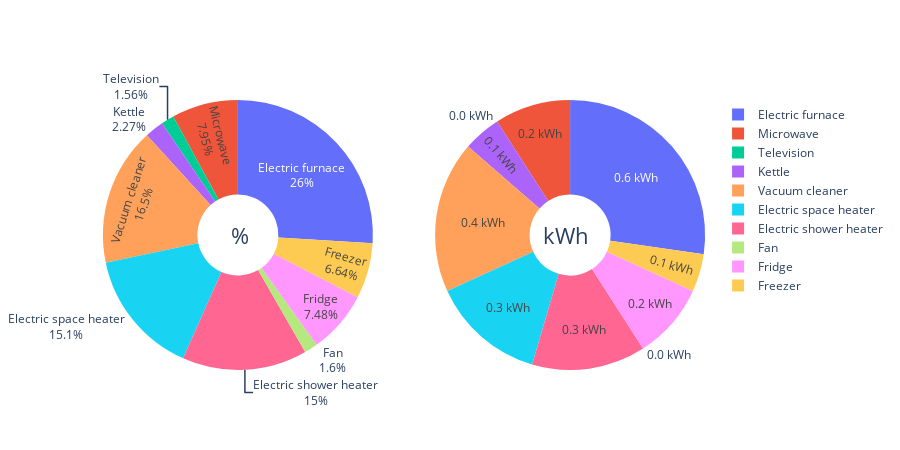
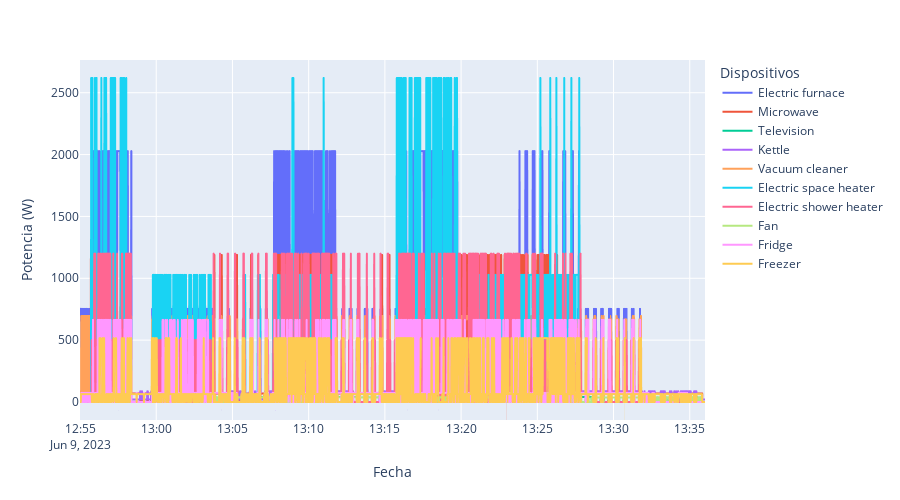

The notebook cell saved with these charts, in order:
### Code cell
#llamada a la función
report()

### Figure 1 — Plotly figure (JSON) as saved in the notebook; plotly's stock layout.template omitted (floating-point values rounded to 4 significant figures)
{"data": [{"domain": {"x": [0, 0.45], "y": [0, 1]}, "hole": 0.3, "hoverinfo": "label+percent+name", "labels": ["Electric furnace", "Microwave", "Television", "Kettle", "Vacuum cleaner", "Electric space heater", "Electric shower heater", "Fan", "Fridge", "Freezer"], "name": "Porcentaje", "sort": false, "textinfo": "label+percent", "type": "pie", "values": [0.2597, 0.07948, 0.01556, 0.02271, 0.1651, 0.1505, 0.1497, 0.01595, 0.0748, 0.06641]}, {"domain": {"x": [0.55, 1], "y": [0, 1]}, "hole": 0.3, "hoverinfo": "label+value+name", "labels": ["Electric furnace", "Microwave", "Television", "Kettle", "Vacuum cleaner", "Electric space heater", "Electric shower heater", "Fan", "Fridge", "Freezer"], "name": "Energía", "sort": false, "textinfo": "label+value", "texttemplate": "%{value:.1f} kWh", "type": "pie", "values": [0.6, 0.2, 0, 0.1, 0.4, 0.3, 0.3, 0, 0.2, 0.1]}], "layout": {"annotations": [{"font": {"size": 22}, "showarrow": false, "text": "%", "x": 0.21, "y": 0.5}, {"font": {"size": 22}, "showarrow": false, "text": "kWh", "x": 0.81, "y": 0.5}], "height": 450, "width": 900}}

### Figure 2 — Plotly figure (JSON) as saved in the notebook; plotly's stock layout.template omitted (floating-point values rounded to 4 significant figures; data arrays with more than 128 entries replaced by an {"elided": "..."} marker saying what was removed)
{"data": [{"hovertemplate": "Dispositivos=Electric furnace<br>Fecha=%{x}<br>Potencia (W)=%{y}<extra></extra>", "legendgroup": "Electric furnace", "line": {"color": "#636efa", "dash": "solid"}, "marker": {"symbol": "circle"}, "mode": "lines", "name": "Electric furnace", "showlegend": true, "type": "scattergl", "x": {"elided": "2461 str values"}, "xaxis": "x", "y": {"elided": "2461 int values"}, "yaxis": "y"}, {"hovertemplate": "Dispositivos=Microwave<br>Fecha=%{x}<br>Potencia (W)=%{y}<extra></extra>", "legendgroup": "Microwave", "line": {"color": "#EF553B", "dash": "solid"}, "marker": {"symbol": "circle"}, "mode": "lines", "name": "Microwave", "showlegend": true, "type": "scattergl", "x": {"elided": "2461 str values"}, "xaxis": "x", "y": {"elided": "2461 int values"}, "yaxis": "y"}, {"hovertemplate": "Dispositivos=Television<br>Fecha=%{x}<br>Potencia (W)=%{y}<extra></extra>", "legendgroup": "Television", "line": {"color": "#00cc96", "dash": "solid"}, "marker": {"symbol": "circle"}, "mode": "lines", "name": "Television", "showlegend": true, "type": "scattergl", "x": {"elided": "2461 str values"}, "xaxis": "x", "y": {"elided": "2461 int values"}, "yaxis": "y"}, {"hovertemplate": "Dispositivos=Kettle<br>Fecha=%{x}<br>Potencia (W)=%{y}<extra></extra>", "legendgroup": "Kettle", "line": {"color": "#ab63fa", "dash": "solid"}, "marker": {"symbol": "circle"}, "mode": "lines", "name": "Kettle", "showlegend": true, "type": "scattergl", "x": {"elided": "2461 str values"}, "xaxis": "x", "y": {"elided": "2461 int values"}, "yaxis": "y"}, {"hovertemplate": "Dispositivos=Vacuum cleaner<br>Fecha=%{x}<br>Potencia (W)=%{y}<extra></extra>", "legendgroup": "Vacuum cleaner", "line": {"color": "#FFA15A", "dash": "solid"}, "marker": {"symbol": "circle"}, "mode": "lines", "name": "Vacuum cleaner", "showlegend": true, "type": "scattergl", "x": {"elided": "2461 str values"}, "xaxis": "x", "y": {"elided": "2461 int values"}, "yaxis": "y"}, {"hovertemplate": "Dispositivos=Electric space heater<br>Fecha=%{x}<br>Potencia (W)=%{y}<extra></extra>", "legendgroup": "Electric space heater", "line": {"color": "#19d3f3", "dash": "solid"}, "marker": {"symbol": "circle"}, "mode": "lines", "name": "Electric space heater", "showlegend": true, "type": "scattergl", "x": {"elided": "2461 str values"}, "xaxis": "x", "y": {"elided": "2461 int values"}, "yaxis": "y"}, {"hovertemplate": "Dispositivos=Electric shower heater<br>Fecha=%{x}<br>Potencia (W)=%{y}<extra></extra>", "legendgroup": "Electric shower heater", "line": {"color": "#FF6692", "dash": "solid"}, "marker": {"symbol": "circle"}, "mode": "lines", "name": "Electric shower heater", "showlegend": true, "type": "scattergl", "x": {"elided": "2461 str values"}, "xaxis": "x", "y": {"elided": "2461 int values"}, "yaxis": "y"}, {"hovertemplate": "Dispositivos=Fan<br>Fecha=%{x}<br>Potencia (W)=%{y}<extra></extra>", "legendgroup": "Fan", "line": {"color": "#B6E880", "dash": "solid"}, "marker": {"symbol": "circle"}, "mode": "lines", "name": "Fan", "showlegend": true, "type": "scattergl", "x": {"elided": "2461 str values"}, "xaxis": "x", "y": {"elided": "2461 int values"}, "yaxis": "y"}, {"hovertemplate": "Dispositivos=Fridge<br>Fecha=%{x}<br>Potencia (W)=%{y}<extra></extra>", "legendgroup": "Fridge", "line": {"color": "#FF97FF", "dash": "solid"}, "marker": {"symbol": "circle"}, "mode": "lines", "name": "Fridge", "showlegend": true, "type": "scattergl", "x": {"elided": "2461 str values"}, "xaxis": "x", "y": {"elided": "2461 int values"}, "yaxis": "y"}, {"hovertemplate": "Dispositivos=Freezer<br>Fecha=%{x}<br>Potencia (W)=%{y}<extra></extra>", "legendgroup": "Freezer", "line": {"color": "#FECB52", "dash": "solid"}, "marker": {"symbol": "circle"}, "mode": "lines", "name": "Freezer", "showlegend": true, "type": "scattergl", "x": {"elided": "2461 str values"}, "xaxis": "x", "y": {"elided": "2461 int values"}, "yaxis": "y"}], "layout": {"height": 500, "legend": {"title": {"text": "Dispositivos"}, "tracegroupgap": 0}, "margin": {"t": 60}, "width": 900, "xaxis": {"anchor": "y", "domain": [0, 1], "title": {"text": "Fecha"}}, "yaxis": {"anchor": "x", "domain": [0, 1], "title": {"text": "Potencia (W)"}}}}
